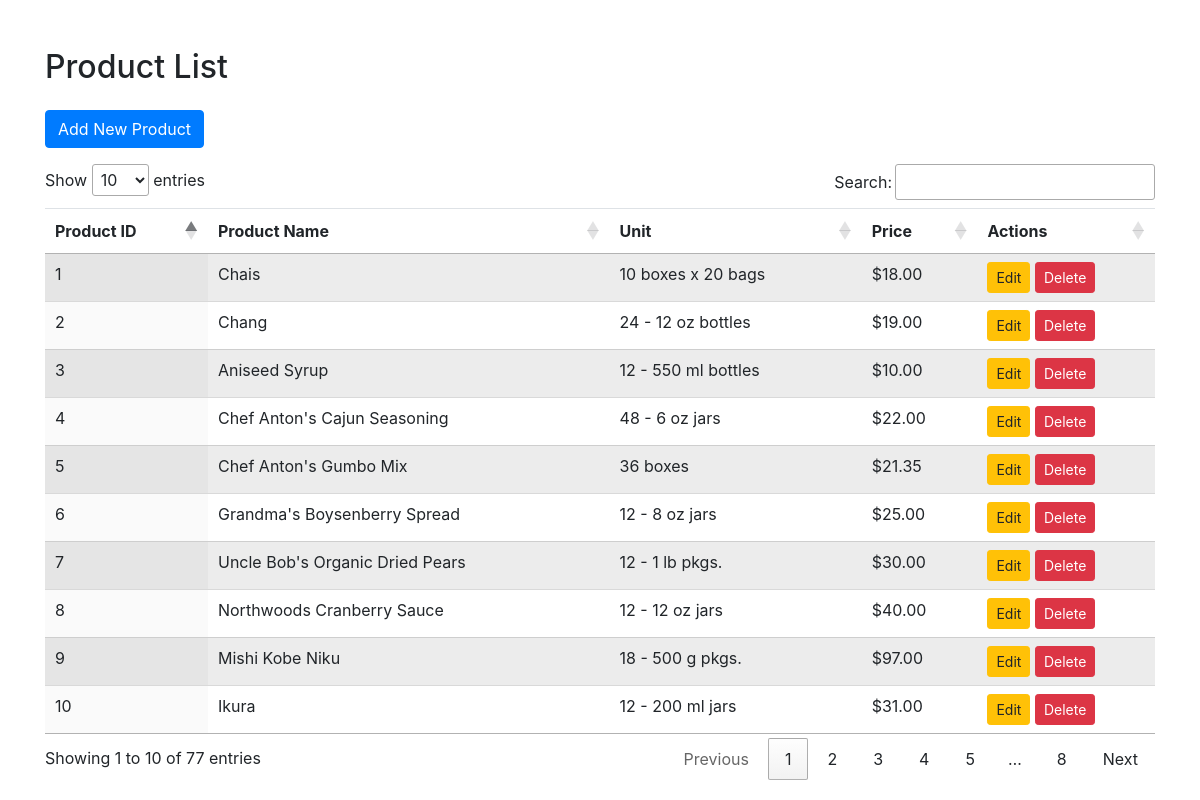
/products.php, run on the app's committed database.
### tables this page shows
CREATE TABLE `products` (
  `productID` int(11) NOT NULL AUTO_INCREMENT,
  `productname` varchar(255) DEFAULT NULL,
  `supplierID` int(11) DEFAULT NULL,
  `categoryID` int(11) DEFAULT NULL,
  `unit` varchar(100) DEFAULT NULL,
  `price` double DEFAULT NULL,
  PRIMARY KEY (`productID`)
);

### products.php (the view, shortened to what this page needs)
<?php
include 'db_connect.php';
$sql = "SELECT productID, productname, unit, price FROM products";
$result = $conn->query($sql);
?>
<!DOCTYPE html>
<html>
<head>
    <link rel="stylesheet" href="https://cdn.datatables.net/1.10.20/css/jquery.dataTables.min.css">
    <link rel="stylesheet" href="https://maxcdn.bootstrapcdn.com/bootstrap/4.0.0/css/bootstrap.min.css"></head>
<body>
<div class="container mt-5">
    <h2 class="mb-4">Product List</h2>
    <button class="btn btn-primary mb-3" data-toggle="modal" data-target="#addProductModal">Add New Product</button>
    <table id="productTable" class="display table table-striped">
        <thead>
            <tr>
                <th>Product ID</th>
                <th>Product Name</th>
                <th>Unit</th>
                <th>Price</th>
                <th>Actions</th>
            </tr>
        </thead>
        <tbody>
            <?php while($row = $result->fetch_assoc()) { ?>
            <tr>
                <td><?php echo $row['productID']; ?></td>
                <td><?php echo $row['productname']; ?></td>
                <td><?php echo $row['unit']; ?></td>
                <td>$<?php echo number_format($row['price'], 2); ?></td>
                <td>
                    <button class="btn btn-warning btn-sm editBtn" data-id="<?php echo $row['productID']; ?>">Edit</button>
                    <button class="btn btn-danger btn-sm deleteBtn" data-id="<?php echo $row['productID']; ?>">Delete</button>
                </td>
            </tr>
            <?php } ?>
        </tbody>
    </table>
</div>
</body>
</html>

### data on the page
products: productID "1", productname "Chais", unit "10 boxes x 20 bags", price "18.00"
products: productID "2", productname "Chang", unit "24 - 12 oz bottles", price "19.00"
products: productID "3", productname "Aniseed Syrup", unit "12 - 550 ml bottles", price "10.00"
products: productID "4", productname "Chef Anton's Cajun Seasoning", unit "48 - 6 oz jars", price "22.00"
products: productID "5", productname "Chef Anton's Gumbo Mix", unit "36 boxes", price "21.35"
products: productID "6", productname "Grandma's Boysenberry Spread", unit "12 - 8 oz jars", price "25.00"
products: productID "7", productname "Uncle Bob's Organic Dried Pears", unit "12 - 1 lb pkgs.", price "30.00"
products: productID "8", productname "Northwoods Cranberry Sauce", unit "12 - 12 oz jars", price "40.00"
products: productID "9", productname "Mishi Kobe Niku", unit "18 - 500 g pkgs.", price "97.00"
products: productID "10", productname "Ikura", unit "12 - 200 ml jars", price "31.00"
